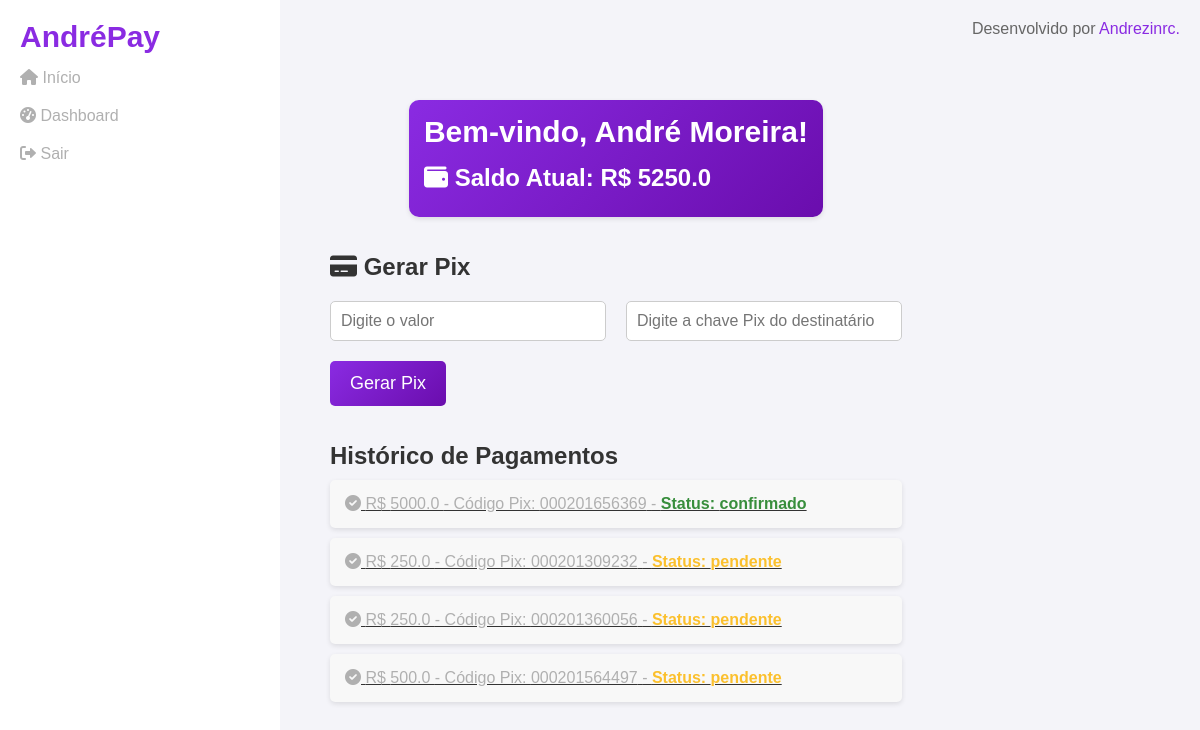
Page /dashboard (signed in) on the earlier database version.
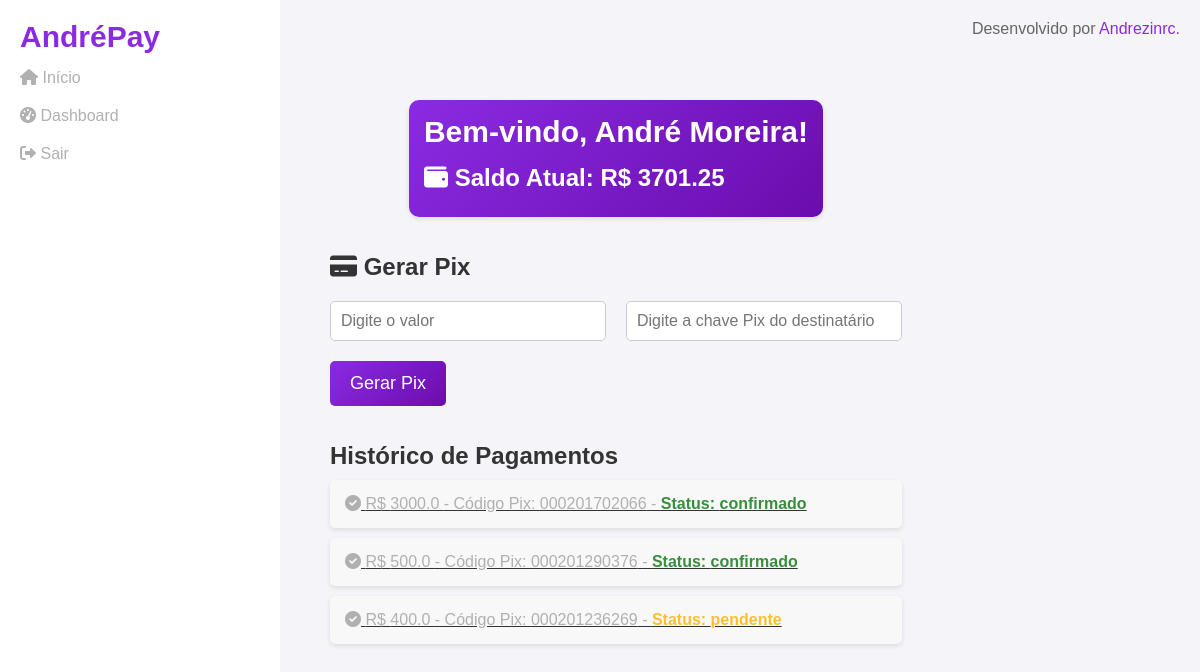
Same page on the later database version.
### app/models.py (models this page shows, shortened)
class User(db.Model, UserMixin):
    id = db.Column(db.Integer, primary_key=True)
    username = db.Column(db.String(80), unique=True, nullable=False)
    password = db.Column(db.String(200), nullable=False)
    balance = db.Column(db.Float, default=0.0)

class Payment(db.Model):
    id = db.Column(db.Integer, primary_key=True)
    user_id = db.Column(db.Integer, db.ForeignKey('user.id'), nullable=False)
    amount = db.Column(db.Float, nullable=False)
    pix_code = db.Column(db.String(100), unique=True, nullable=False)
    recipient_key = db.Column(db.String(100), nullable=False)
    status = db.Column(db.String(20), default="pendente")
    timestamp = db.Column(db.DateTime, default=db.func.current_timestamp())
    user = db.relationship('User', backref=db.backref('payments', lazy=True))

### app/routes.py (the view)
@app.route("/dashboard")
@login_required
def dashboard():
    payments = Payment.query.filter_by(user_id=current_user.id).all()
    return render_template("dashboard.html",
                           username=current_user.username,
                           balance=current_user.balance,
                           payments=payments)

### app/routes.py (called while the page is built)
@login_manager.user_loader
def load_user(user_id):
    return User.query.get(int(user_id))

### app/templates/dashboard.html (shortened to what this page needs)
{% extends "base.html" %}
{% block content %}
    <div class="container">
    <div class="boas-vindas-dash">
        <h2>Bem-vindo, {{ username }}!</h2>
        <h3><i class="fas fa-wallet"></i> Saldo Atual: R$ {% if balance is not none %}{{ balance }}{% else %}0{% endif %}</h3>
    </div>
    <br></br>
    <div>
    <h3><i class="fas fa-credit-card"></i> Gerar Pix</h3>
    <div style="display: flex; gap:10px;">
    <input type="number" id="valor_pix" placeholder="Digite o valor">
    <input type="text" id="chave_pix" placeholder="Digite a chave Pix do destinatário">
    </div>
    <button onclick="gerarPix()">Gerar Pix</button>
    </div>
    <br></br>
    <div>
    <h3>Histórico de Pagamentos</h3>
    <ul class="historico-pagamentos" style="text-decoration: underline;">
    {% for payment in payments %}
        <li>
            <i class="fas fa-check-circle"></i>
            R$ {{ payment.amount }} - Código Pix: <a>{{ payment.pix_code }}</a> -
           {% if payment.status == "confirmado" %}                <strong style="color:  #388E3C;" >Status: {{ payment.status }}</strong>
           {% elif payment.status == "pendente"  %}
                <strong style="color: #FBC02D;">Status: {{ payment.status }}</strong>
           {% else %}
                <strong>Status: {{ payment.status }}</strong>
           {% endif %}
        </li>
    {% endfor %}
    </ul>
    </div>
    </div>
{% endblock %}

### app/templates/base.html (shortened to what this page needs)
<!DOCTYPE html>
<html lang="pt-br">
<head>
    <link rel="stylesheet" href="{{ url_for('static', filename='styles.css') }}">
    <link href="https://cdnjs.cloudflare.com/ajax/libs/font-awesome/6.0.0-beta3/css/all.min.css" rel="stylesheet">
</head>
<body>
    <header class="cabecalho">
        <div class="container-titulo-hamburguer">
            <div class="titulo">
                <h2>AndréPay</h2>
            </div>
        </div>
        <nav class="nav-bar" id="menu">
            <ul class="menu-desk">
                <li class="nav-list"><a class="nav-link" href="{{ url_for('index') }}"><i class="fas fa-home"></i> Início</a></li>
                {% if current_user.is_authenticated %}
                    <li class="nav-list"><a class="nav-link" href="{{ url_for('dashboard') }}"><i class="fas fa-tachometer-alt"></i> Dashboard</a></li>
                    <li class="nav-list"><a class="nav-link" href="{{ url_for('logout') }}"><i class="fas fa-sign-out-alt"></i> Sair</a></li>
                {% else %}
                    <li class="nav-list"><a class="nav-link" href="{{ url_for('login') }}"><i class="fas fa-sign-in-alt"></i> Login</a></li>
                {% endif %}
            </ul>
        </nav>
    </header>
    <main>
        {% block content %}{% endblock %}
    </main>
    <footer>
        <p>Desenvolvido por <span>Andrezinrc.</span></p>
    </footer>
</body>
</html>

### app/static/styles.css (style rules this page uses)
* { margin: 0; padding: 0; box-sizing: border-box; font-family: sans-serif; }
body { background-color: #f4f4f9; color: #333; display: flex; }
h2 { font-size: 1.rem; }
.cabecalho { display: flex; flex-direction: column; padding: 20px; width: 280px; height: 100vh; background-color: #fff; }
.titulo h2 { color: #8A2BE2; }
span { color: #8A2BE2; }
.menu-desk { display: flex; gap: 20px; flex-direction: column; list-style: none; }
.nav-link { text-decoration: none; color: #B0B0B0; }
.boas-vindas-dash { width: auto; max-width: 500px; color: #fff; padding: 15px; border-radius: 10px; margin-bottom: 20px; margin: 0 auto; background: linear-gradient(135deg, #8A2BE2, #6A0DAD); box-shadow: 0 2px 5px rgba(0, 0, 0, 0.1); }
main { flex-grow: 1; overflow-y: auto; }
.container { display: flex; flex-direction: column; height: 100vh; padding: 100px 50px; }
h2 { font-size: 30px; margin-bottom: 15px; }
h3 { font-size: 24px; margin-bottom: 10px; }
p { color: #333; }
input[type="text"], input[type="password"], input[type="number"] { width: 100%; padding: 10px; margin: 10px 0 20px 0; border: 1px solid #ccc; border-radius: 5px; font-size: 16px; }
button { background: linear-gradient(135deg, #8A2BE2, #6A0DAD); color: white; padding: 12px 20px; border: none; border-radius: 5px; cursor: pointer; font-size: 18px; transition: background-color 0.3s ease; }
ul { list-style: none; }
.historico-pagamentos li { background-color: #f8f8f8; border-radius: 5px; padding: 15px; margin-bottom: 10px; color: #B0B0B0; box-shadow: 0 2px 5px rgba(0, 0, 0, 0.1); }
input[type="number"] { width: 100%; display: inline-block; }
#valor_pix { margin-right: 10px; }
footer { padding: 20px; }
footer p { text-align: center; color: #666; }
footer p span { color: #8A2BE2; }

Differences in the rows shown:
removed Payment: amount "500.0", pix_code "000201564497", status "pendente"
changed User "André Moreira": balance "5250.0" → "3701.25"
changed Payment (number 1 of 3 on the later page): amount "5000.0" → "3000.0"; pix_code "000201656369" → "000201702066"
changed Payment (number 2 of 3 on the later page): amount "250.0" → "500.0"; pix_code "000201309232" → "000201290376"; status "pendente" → "confirmado"
changed Payment "pendente": amount "250.0" → "400.0"; pix_code "000201360056" → "000201236269"
